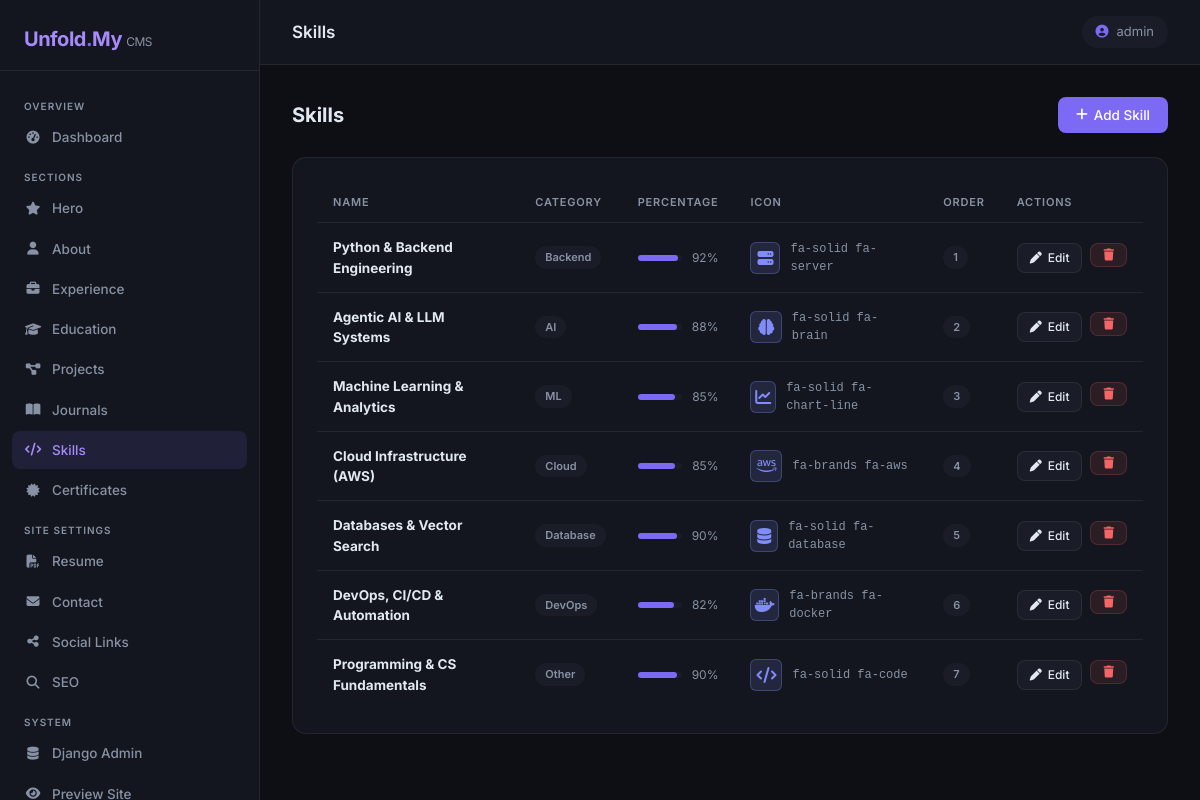
Page /admin-panel/skills/ (signed in) on the committed database.
### profile_1/models.py (models this page shows, shortened)
class Skill(models.Model):
    name = models.CharField(max_length=100)
    category = models.CharField(max_length=50, choices=SKILL_CATEGORY_CHOICES, default="Backend")
    description = models.TextField(blank=True)
    percentage = models.PositiveIntegerField(default=0, help_text="0–100")
    icon = models.CharField(max_length=100, blank=True, help_text="Icon class name, e.g. icon-cogs")
    display_order = models.PositiveIntegerField(default=0)
    class Meta:
        ordering = ["display_order", "name"]

### profile_1/admin_panel/views.py (the view)
# urls.py: path("skills/",            views.skill_list,          name="skills"),
@staff_required
def skill_list(request):
    items = Skill.objects.all()
    return render(request, "admin-panel/skills.html", {"items": items})

### profile_1/admin_panel/views.py (called while the page is built)
def staff_required(view_func):
    @wraps(view_func)
    def wrapper(request, *args, **kwargs):
        if not (request.user.is_authenticated and request.user.is_staff):
            return redirect("admin_panel:login")
        return view_func(request, *args, **kwargs)
    return wrapper

### profile_1/templates/admin-panel/skills.html (shortened to what this page needs)
{% extends "admin-panel/base.html" %}
{% block page_title_header %}Skills{% endblock %}
{% block nav_skills %}active{% endblock %}
{% block content %}
<div class="page-header">
  <h2>Skills</h2>
  <a href="{% url 'admin_panel:skill-add' %}" class="btn-panel btn-primary-panel"><i class="fa-solid fa-plus"></i> Add Skill</a>
</div>
<div class="panel-card">
  {% if items %}
  <table class="panel-table">
    <thead>
      <tr><th>Name</th><th>Category</th><th>Percentage</th><th>Icon</th><th>Order</th><th>Actions</th></tr>
    </thead>
    <tbody>
      {% for item in items %}
      <tr>
        <td><strong>{{ item.name }}</strong></td>
        <td><span class="badge-panel badge-muted">{{ item.category }}</span></td>
        <td>
          <div style="display:flex;align-items:center;gap:10px;">
            <div style="flex:1;height:6px;background:var(--surface2);border-radius:3px;">
              <div style="width:{{ item.percentage }}%;height:100%;background:var(--accent);border-radius:3px;"></div>
            </div>
            <span style="font-size:12px;color:var(--muted);">{{ item.percentage }}%</span>
          </div>
        </td>
        <td>
          {% if item.icon %}
            <div style="display:flex;align-items:center;gap:10px;">
              <div style="width:32px;height:32px;border-radius:6px;background:rgba(129,140,248,0.15);border:1px solid rgba(129,140,248,0.3);display:flex;align-items:center;justify-content:center;">
                <i class="{{ item.icon }}" style="font-size:16px;color:#818cf8;"></i>
              </div>
              <span style="font-size:12px;color:var(--muted);font-family:monospace;">{{ item.icon }}</span>
            </div>
          {% else %}
            <span style="color:var(--muted);">—</span>
          {% endif %}
        </td>
        <td><span class="badge-panel badge-muted">{{ item.display_order }}</span></td>
        <td>
          <div style="display:flex;gap:8px;">
            <a href="{% url 'admin_panel:skill-edit' item.pk %}" class="btn-panel btn-secondary-panel btn-sm-panel"><i class="fa-solid fa-pen"></i> Edit</a>
            <form method="post" action="{% url 'admin_panel:skill-delete' item.pk %}" style="display:inline;" onsubmit="return confirm('Delete?')">
              {% csrf_token %}<button type="submit" class="btn-panel btn-danger-panel btn-sm-panel"><i class="fa-solid fa-trash"></i></button>
            </form>
          </div>
        </td>
      </tr>
      {% endfor %}
    </tbody>
  </table>
  {% else %}
  <div class="empty-state"><i class="fa-solid fa-code"></i>No skills yet.</div>
  {% endif %}
</div>
{% endblock %}

### profile_1/templates/admin-panel/base.html (shortened to what this page needs)
{% load static %}
<!DOCTYPE html>
<html lang="en">
<head>
  <link rel="stylesheet" href="https://cdn.jsdelivr.net/npm/bootstrap@5.3.2/dist/css/bootstrap.min.css">
  <link rel="stylesheet" href="https://cdnjs.cloudflare.com/ajax/libs/font-awesome/6.5.1/css/all.min.css">
</head>
<body>
  <aside class="sidebar">
    <div class="sidebar-brand">Unfold<span>.</span>My <span style="font-size:12px;font-weight:400;color:var(--muted)">CMS</span></div>
    <nav class="sidebar-nav">
      <div class="nav-section-label">Overview</div>
      <a href="{% url 'admin_panel:dashboard' %}" class="sidebar-link {% block nav_dashboard %}{% endblock %}">
        <i class="fa-solid fa-gauge-high"></i> Dashboard
      </a>
      <div class="nav-section-label">Sections</div>
      <a href="{% url 'admin_panel:hero' %}" class="sidebar-link {% block nav_hero %}{% endblock %}">
        <i class="fa-solid fa-star"></i> Hero
      </a>
      <a href="{% url 'admin_panel:about' %}" class="sidebar-link {% block nav_about %}{% endblock %}">
        <i class="fa-solid fa-user"></i> About
      </a>
      <a href="{% url 'admin_panel:experience' %}" class="sidebar-link {% block nav_experience %}{% endblock %}">
        <i class="fa-solid fa-briefcase"></i> Experience
      </a>
      <a href="{% url 'admin_panel:education' %}" class="sidebar-link {% block nav_education %}{% endblock %}">
        <i class="fa-solid fa-graduation-cap"></i> Education
      </a>
      <a href="{% url 'admin_panel:projects' %}" class="sidebar-link {% block nav_projects %}{% endblock %}">
        <i class="fa-solid fa-diagram-project"></i> Projects
      </a>
      <a href="{% url 'admin_panel:journals' %}" class="sidebar-link {% block nav_journals %}{% endblock %}">
        <i class="fa-solid fa-book-open"></i> Journals
      </a>
      <a href="{% url 'admin_panel:skills' %}" class="sidebar-link {% block nav_skills %}{% endblock %}">
        <i class="fa-solid fa-code"></i> Skills
      </a>
      <a href="{% url 'admin_panel:certifications' %}" class="sidebar-link {% block nav_certifications %}{% endblock %}">
        <i class="fa-solid fa-certificate"></i> Certificates
      </a>
      <div class="nav-section-label">Site Settings</div>
      <a href="{% url 'admin_panel:resume' %}" class="sidebar-link {% block nav_resume %}{% endblock %}">
        <i class="fa-solid fa-file-pdf"></i> Resume
      </a>
      <a href="{% url 'admin_panel:contact' %}" class="sidebar-link {% block nav_contact %}{% endblock %}">
        <i class="fa-solid fa-envelope"></i> Contact
      </a>
      <a href="{% url 'admin_panel:social' %}" class="sidebar-link {% block nav_social %}{% endblock %}">
        <i class="fa-solid fa-share-nodes"></i> Social Links
      </a>
      <a href="{% url 'admin_panel:seo' %}" class="sidebar-link {% block nav_seo %}{% endblock %}">
        <i class="fa-solid fa-magnifying-glass"></i> SEO
      </a>
      <div class="nav-section-label">System</div>
      <a href="/admin/" target="_blank" class="sidebar-link">
        <i class="fa-solid fa-database"></i> Django Admin
      </a>
      <a href="/" target="_blank" class="sidebar-link">
        <i class="fa-solid fa-eye"></i> Preview Site
      </a>
    </nav>
  </aside>
  <div class="main-content">
    <div class="topbar">
      <h1>{% block page_title_header %}Dashboard{% endblock %}</h1>
      <div class="user-chip"><i class="fa-solid fa-circle-user"></i> {{ request.user.username }}</div>
    </div>
    <div class="page-body">
      {% block content %}{% endblock %}
    </div>
  </div>
</body>
</html>

### profile_1/templates/admin-panel/base.html (style rules this page uses)
:root { --sidebar-w: 260px; --bg: #0d0f14; --surface: #13161e; --surface2: #1a1d28; --border: rgba(255,255,255,0.07); --accent: #7c6af5; --accent2: #a78bfa; --text: #e2e8f0; --muted: #8892a4; --danger: #f56565; --success: #48bb78; }
*, *::before, *::after { box-sizing: border-box; }
body { margin: 0; font-family: 'Inter', sans-serif; background: var(--bg); color: var(--text); min-height: 100vh; }
.sidebar { position: fixed; top: 0; left: 0; width: var(--sidebar-w); height: 100vh; background: var(--surface); border-right: 1px solid var(--border); display: flex; flex-direction: column; z-index: 100; overflow-y: auto; }
.sidebar-brand { padding: 24px 24px 16px; font-size: 20px; font-weight: 700; letter-spacing: -0.5px; color: var(--accent2); border-bottom: 1px solid var(--border); }
.sidebar-brand span { color: var(--accent); }
.sidebar-nav { flex: 1; padding: 16px 12px; }
.nav-section-label { font-size: 10px; text-transform: uppercase; letter-spacing: 1px; color: var(--muted); padding: 12px 12px 4px; font-weight: 600; }
.sidebar-link { display: flex; align-items: center; gap: 10px; padding: 9px 12px; border-radius: 8px; font-size: 13.5px; font-weight: 500; color: var(--muted); text-decoration: none; margin-bottom: 2px; transition: all .15s ease; }
.sidebar-link:hover, .sidebar-link.active { background: rgba(124,106,245,.12); color: var(--accent2); }
.sidebar-link i { width: 18px; text-align: center; font-size: 13px; }
.main-content { margin-left: var(--sidebar-w); min-height: 100vh; display: flex; flex-direction: column; }
.topbar { position: sticky; top: 0; z-index: 50; background: var(--surface); border-bottom: 1px solid var(--border); padding: 16px 32px; display: flex; align-items: center; justify-content: space-between; }
.topbar h1 { font-size: 17px; font-weight: 600; margin: 0; }
.topbar .user-chip { background: var(--surface2); border-radius: 40px; padding: 6px 14px; font-size: 13px; color: var(--muted); display: flex; align-items: center; gap: 8px; }
.topbar .user-chip i { color: var(--accent); }
.page-body { flex: 1; padding: 32px; }
.panel-card { background: var(--surface); border: 1px solid var(--border); border-radius: 14px; padding: 24px; }
.btn-panel { display: inline-flex; align-items: center; gap: 6px; padding: 8px 18px; border-radius: 8px; font-size: 13.5px; font-weight: 500; border: none; cursor: pointer; text-decoration: none; transition: all .15s; }
.btn-primary-panel { background: var(--accent); color: #fff; }
.btn-secondary-panel { background: var(--surface2); color: var(--text); border: 1px solid var(--border); }
.btn-danger-panel { background: rgba(245,101,101,.1); color: var(--danger); border: 1px solid rgba(245,101,101,.2); }
.btn-sm-panel { padding: 5px 12px; font-size: 12px; }
.panel-table { width: 100%; border-collapse: collapse; }
.panel-table th { padding: 12px 16px; text-align: left; font-size: 11px; text-transform: uppercase; letter-spacing: 0.8px; color: var(--muted); border-bottom: 1px solid var(--border); font-weight: 600; }
.panel-table td { padding: 14px 16px; border-bottom: 1px solid var(--border); font-size: 13.5px; color: var(--text); vertical-align: middle; }
.panel-table tr:last-child td { border-bottom: none; }
.badge-panel { display: inline-block; padding: 3px 10px; border-radius: 20px; font-size: 11px; font-weight: 600; }
.badge-muted { background: var(--surface2); color: var(--muted); }
.page-header { display: flex; align-items: center; justify-content: space-between; margin-bottom: 24px; }
.page-header h2 { font-size: 20px; font-weight: 700; margin: 0; }

### rows in the picture
Skill: name "Python & Backend Engineering", category "Backend", percentage "92", icon "fa-solid fa-server", display_order "1"
Skill: name "Agentic AI & LLM Systems", category "AI", percentage "88", icon "fa-solid fa-brain", display_order "2"
Skill: name "Machine Learning & Analytics", category "ML", percentage "85", icon "fa-solid fa-chart-line", display_order "3"
Skill: name "Cloud Infrastructure (AWS)", category "Cloud", percentage "85", icon "fa-brands fa-aws", display_order "4"
Skill: name "Databases & Vector Search", category "Database", percentage "90", icon "fa-solid fa-database", display_order "5"
Skill: name "DevOps, CI/CD & Automation", category "DevOps", percentage "82", icon "fa-brands fa-docker", display_order "6"
Skill: name "Programming & CS Fundamentals", category "Other", percentage "90", icon "fa-solid fa-code", display_order "7"

### other values in the picture
{{ request.user.username }} "admin"
